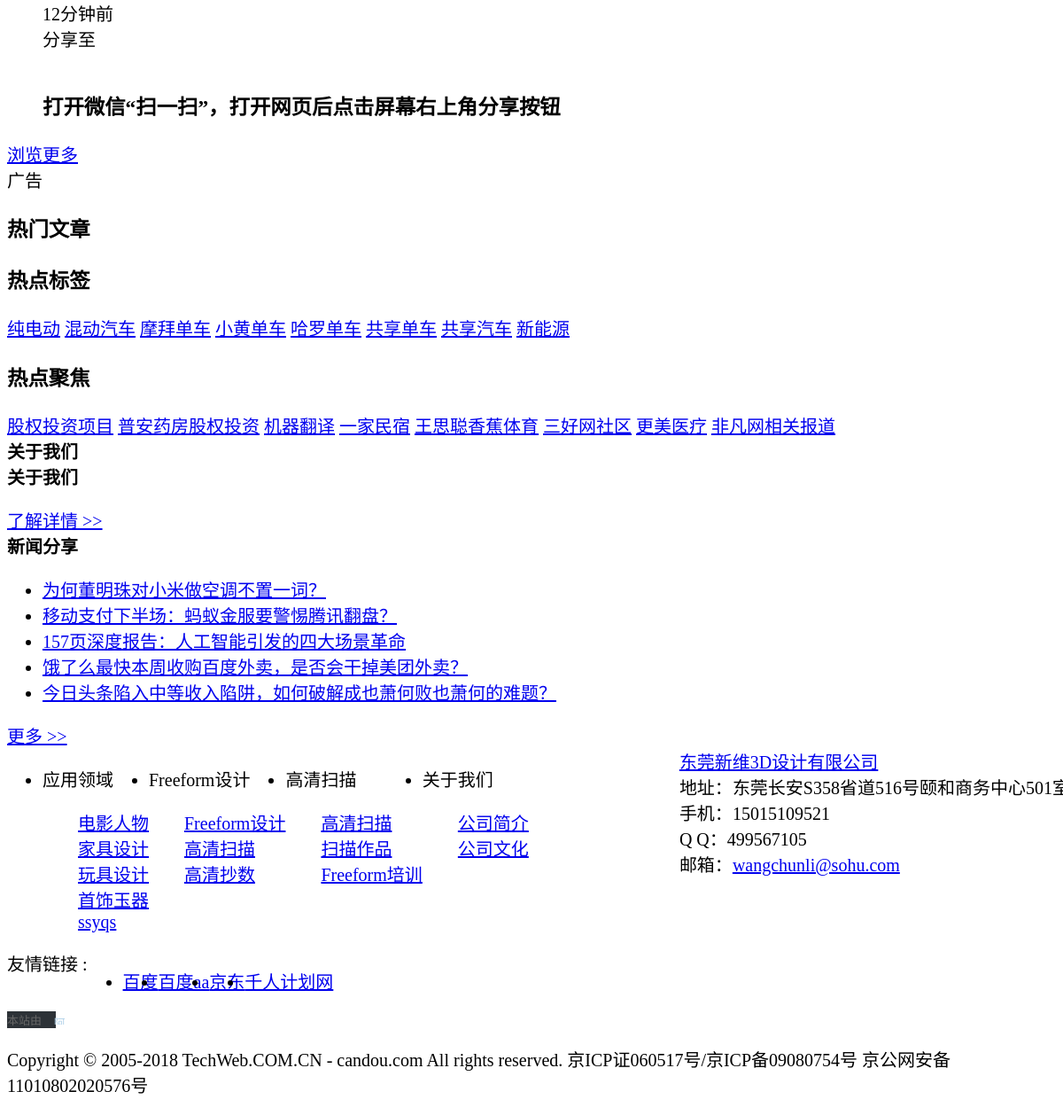
Before: / (lower part) with the older database file.
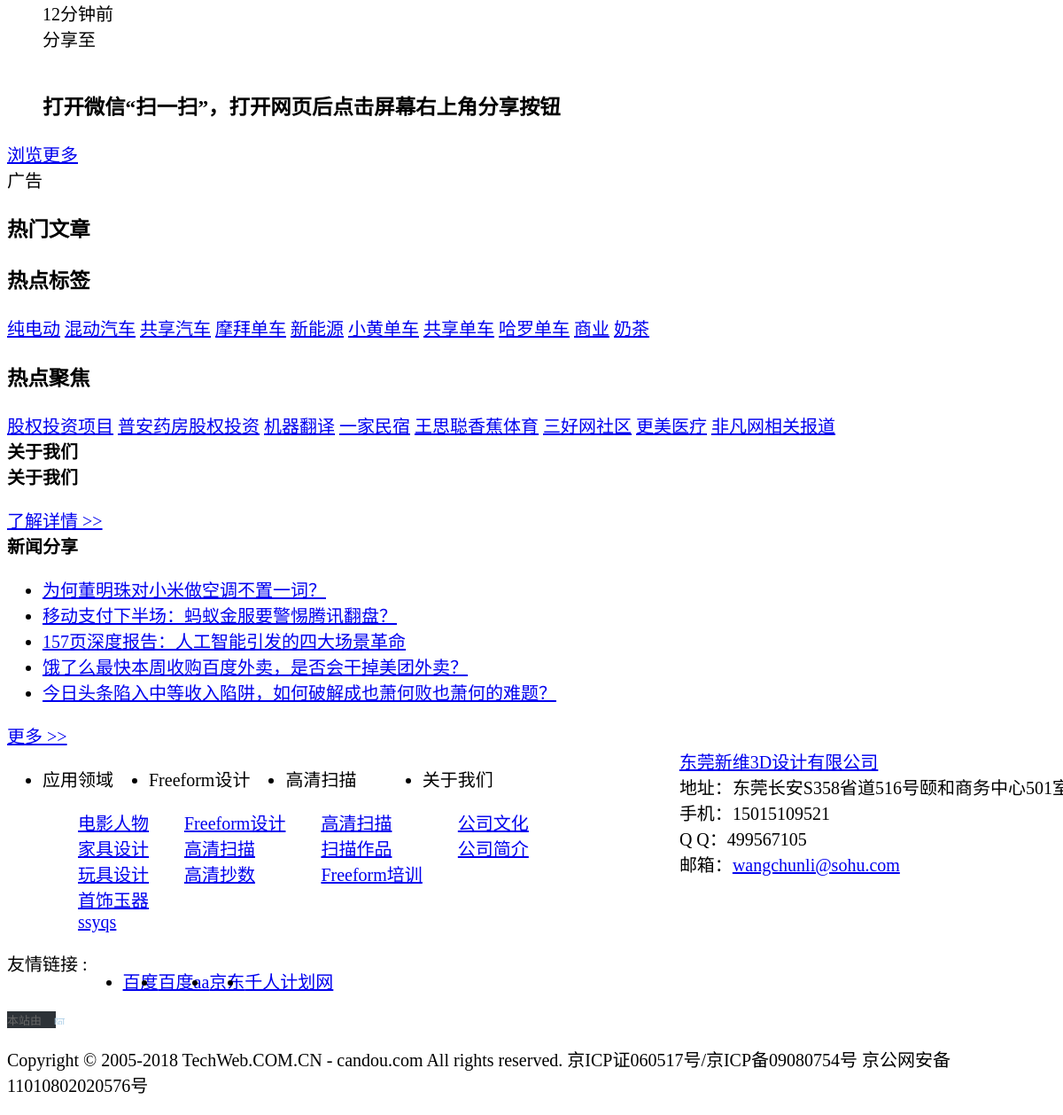
After: the same page with the newer database file.
### tables this page shows
CREATE TABLE `tab_term` (
  `id` int(10) unsigned NOT NULL AUTO_INCREMENT COMMENT 'ID',
  `name` varchar(50) NOT NULL DEFAULT '' COMMENT '分类名称',
  `englishName` varchar(50) DEFAULT NULL COMMENT '分类名称英文名',
  `slug` varchar(20) DEFAULT NULL COMMENT '分类访问URL',
  `taxonomy` varchar(32) NOT NULL DEFAULT '' COMMENT '分类类别',
  `description` text COMMENT '分类描述',
  `uid` int(10) NOT NULL DEFAULT '1' COMMENT '操作用户ID',
  `parent` int(10) NOT NULL DEFAULT '0' COMMENT '父类ID',
  `subclass` int(10) NOT NULL DEFAULT '0',
  `isHidden` enum('0','1') NOT NULL DEFAULT '0' COMMENT '状态：0有效，1无效',
  `count` int(10) NOT NULL DEFAULT '0' COMMENT '对应文章数',
  `views` int(10) DEFAULT '0' COMMENT '该分类被浏览次数',
  `sort` int(10) NOT NULL DEFAULT '0' COMMENT '排序',
  `banner` varchar(255) DEFAULT NULL COMMENT '对应Banner路径',
  `create_time` datetime DEFAULT NULL COMMENT '创建时间',
  `update_time` datetime DEFAULT NULL COMMENT '编辑时间',
  `lang` enum('en','cn') DEFAULT 'cn' COMMENT '语言标记：cn为中文;en为英文',
  PRIMARY KEY (`id`)
);

CREATE TABLE `tab_news` (
  `id` int(10) NOT NULL AUTO_INCREMENT COMMENT '编号',
  `term_id` smallint(5) NOT NULL DEFAULT '0' COMMENT '分类',
  `title` varchar(255) DEFAULT NULL COMMENT '产品标题',
  `ft_title` text COMMENT '分词标题(全文检索)',
  `from` varchar(30) DEFAULT '' COMMENT '来源',
  `author` varchar(30) DEFAULT '' COMMENT '作者',
  `tags` varchar(255) DEFAULT NULL COMMENT '标签',
  `keywords` varchar(255) DEFAULT NULL COMMENT '文章关键字',
  `content` longtext COMMENT '产品内容',
  `summary` text COMMENT '产品描述摘要',
  `isHidden` enum('0','1') NOT NULL DEFAULT '0' COMMENT '1标记为删除，0标记为正常',
  `views` int(10) NOT NULL DEFAULT '0' COMMENT '浏览次数',
  `is_commend` enum('0','1') NOT NULL DEFAULT '0' COMMENT '是否为推荐',
  `is_issue` enum('0','1') NOT NULL DEFAULT '0' COMMENT '是否发布:1为已发布; 0为待审核',
  `SEOKeywords` varchar(255) DEFAULT NULL COMMENT 'SEO关键词',
  `SEODescription` varchar(500) DEFAULT NULL COMMENT 'SEO描述',
  `thumb` varchar(255) DEFAULT NULL COMMENT '缩略图',
  `praises` int(10) NOT NULL DEFAULT '0' COMMENT '赞个数',
  `update_time` datetime DEFAULT NULL COMMENT '更新时间日期',
  `create_time` datetime DEFAULT NULL COMMENT '创建时间日期',
  `sort` int(10) NOT NULL DEFAULT '0' COMMENT '排序',
  `uid` int(10) DEFAULT NULL COMMENT '创建者ID',
  `lang` enum('en','cn') DEFAULT 'cn' COMMENT '语言标记：cn为中文;en为英文',
  PRIMARY KEY (`id`),
  FULLTEXT KEY `ft_title` (`ft_title`)
);

CREATE TABLE `tab_links` (
  `id` int(10) unsigned NOT NULL AUTO_INCREMENT,
  `link_term` smallint(5) NOT NULL DEFAULT '0',
  `link_type` varchar(20) DEFAULT '' COMMENT 'link为友情链接，indexNav导航链接',
  `link_parent` int(10) NOT NULL DEFAULT '0',
  `link_url` varchar(255) NOT NULL DEFAULT '' COMMENT '链接地址',
  `link_name` varchar(255) NOT NULL DEFAULT '' COMMENT '链接名称',
  `link_image` varchar(255) DEFAULT NULL COMMENT '链接图片路径(友情链接)',
  `link_target` enum('_blank','_self') NOT NULL DEFAULT '_self' COMMENT '链接打开目标',
  `link_description` varchar(255) DEFAULT '' COMMENT '链接描述',
  `link_sort` int(10) NOT NULL DEFAULT '0' COMMENT '排序',
  `isHidden` enum('0','1') NOT NULL DEFAULT '0' COMMENT '链接是否有效',
  `uid` int(10) unsigned NOT NULL DEFAULT '0' COMMENT '链接录入者',
  `create_time` datetime NOT NULL COMMENT '生成时间',
  `update_time` datetime DEFAULT NULL COMMENT '编辑时间',
  `lang` enum('en','cn') DEFAULT 'cn' COMMENT '语言标记：cn为中文;en为英文',
  PRIMARY KEY (`id`),
  KEY `link_visible` (`isHidden`)
);

### application/core/Fzhao_Controller.php (called while the page is built, shortened)
<?php
class Client_Controller extends My_Controller {
    public function view($path, $data = array()) {
        $this->load->model('default/home_model');
        $data['options'] = $this->common->getOptionsByOption_name('company');
        $data['links'] = $this->home_model->getLinks('link');
        $data['foot_mappings'] = array(
            'contactUs' => 'contact',
            'products' => 'products',
            'sheji' => 'sheji',
            'cases' => 'cases',
            'company' => 'company'
        );
        $data['foot_terms'] = $this->admin->getTermByTaxonomy(array('contactUs', 'products', 'sheji', 'cases', 'company'));
        $this->load->view('default/'.$path, $data);
    }
}

### application/controllers/Home.php (called while the page is built, shortened)
<?php
class Home extends Client_Controller {
    public function index() {
        $data = array();
        $data['carousels'] = $this->admin->getLinks();
        $news = $this->admin->getData(array(
            'fields' => 'a.id,a.title',
            'table' => 'news a',
            'conditions' => array('a.isHidden' => '0', 'a.lang' => _LANGUAGE_,'is_commend'=>'1','is_issue'=>'1'),
            '_order' => array(array('sort'=>'desc'),array('views'=>'desc'),array('id'=>'desc')),
            'limit' => array(5,0)
        ));
        $data['news'] = $news;
        $type = 'contact_about';
        $file = 'application/views/default/dynamic/' . _LANGUAGE_ . '_' . $type . '_htm_html.php';
        $data['about'] = '';
        if (file_exists($file)) {
            $about = str_replace('LWWEB_LWWEB_DEFAULT_URL', site_url(''), html_entity_decode(file_get_contents($file)));
            $data['about'] = trim(str_replace('&nbsp;','',strip_tags($about)));
        }
        $data['hotTags'] = $this->tag->get_hot_tags(10);
        $this->view('home',$data);
    }
}

### index.php (called while the page is built, shortened)
<?php
require_once BASEPATH.'core/CodeIgniter.php';

### application/core/Fzhao_Model.php (called while the page is built, shortened)
<?php
class Fzhao_Model extends CI_Model {
    public function getData($params) {
        $params = $this->_get_conditions($params);
        extract($params);
        if ($compiled) {
            $this->db->from($table);
        } else {
            $this->db->select($fields, ($escape === false ? false : true))->from($table);
        }
        if ($_conditions) {
            foreach ($_conditions as $item) {
                $this->db->where($item);
            }
        }
        if ($_order) {
            if (is_array($_order)) {
                foreach ($_order as $item) {
                    list($key, $value) = each($item);
                    $this->db->order_by($key, $value);
                }
            } else {
                $this->db->order_by($_order);
            }
        }
        if ($row) {
            return $this->db->get()->row_array();
        }
        if ($count) {
            return $this->db->count_all_results();
        }
        return $this->db->get()->result_array();
    }
    protected function _get_conditions($params) {
        $arr = array(
            'fields' => '*',
            'table' => '',
            'conditions' => '',
            '_conditions' => '',
            'limit' => '',
            'order' => '',
            '_order' => '',
            'join' => '',
            'count' => '',
            'concat' => '',
            'in' => '',
            'ins' => '',
            'not_ins' => '',
            'or' => '',
            'row' => '',
            'orders' => '',
            'group' => '',
            'like' => '',
            'likes' => '',
            'or_likes' => '',
            'where' => '',
            'distinct' => '',
            'having' => '',
            'having_bool' => '',
            'escape' => '',
            'assoc' => '',
            'compiled' => '',
        );
        return array_merge($arr, $params);
    }
    public function getTermByTaxonomy($taxonomy) {
        $_terms = $this->getData(array(
            'fields' => 'id,name,parent,slug,taxonomy,count',
            'table' => 'term',
            '_conditions' => array(array('isHidden' => '0'), array('lang' => _LANGUAGE_)),
            '_order' => array(array('parent' => 'asc'), array('sort' => 'desc')),
        ));
        $terms = $this->_get_term_trees($_terms, 0, 0);
        $newTerms = array();
        if($taxonomy && is_array($taxonomy)){
            foreach($taxonomy as $item){
                if(empty($terms[$item])){
                    continue;
                }
                $newTerms[$item] = $terms[$item];
            }
            return $newTerms;
        }
        return !empty($terms[$taxonomy])?$terms[$taxonomy]:array();
    }
    private function _get_term_trees($data, $pId, $deep) {
        $tree = array();
        foreach ($data as $v) {
            if ($v['parent'] != $pId) {
                continue;
            }
            $v['deep'] = $deep + 1;
            $v['childs'] = $this->_get_term_trees($data, $v['id'], $deep + 1);
            $index = $v['parent']==0?$v['taxonomy']:$v['id'];
            $tree[$index] = $v;
        }
        return $tree;
    }
}

### application/models/default/tag_model.php (called while the page is built, shortened)
<?php
class Tag_model extends Fzhao_Model {
    public function get_hot_tags($num = 10) {
        $tags = $this->getTermByTaxonomy('tags');
        $_hotTags = $this->_get_hot_tags($tags['childs']);
        $hotTags = array_sort($_hotTags, 'count', 'desc');
        return intval($num)?array_slice($hotTags,0,intval($num)):$hotTags;
    }
    private function _get_hot_tags($data) {
        static $tags = array();
        foreach ($data as $item) {
            $tag = array(
                'slug' => $item['slug'],
                'name' => $item['name'],
                'count' => $item['count'],
            );
            $tags[$item['id']] = $tag;
        }
        return $tags;
    }
}

### application/models/default/home_model.php (called while the page is built, shortened)
<?php
class Home_model extends Fzhao_Model {
    public function getLinks($type = 'indexPic') {
        $result = $this->getData(array(
            'fields' => 'link_url,link_name,link_image,link_target',
            'table' => 'links',
            '_conditions' => array(array('isHidden' => '0'), array('lang' => _LANGUAGE_), array('link_type' => $type)),
            '_order' => array(array('link_sort' => 'desc'), array('id' => 'desc'))
        ));
        return $result;
    }
}

### application/views/default/home.php (the view, shortened to what the rows shown need)
<?php include('header.php');?>
<?=css_url('home.css')?>
<div id="app">
    <div class="pagewrap">
        <div class="rightlib">
            <?php include('sidebar.php');?>
        </div>
    </div>
    <div class="h-aboutUs">
        <div class="container">
            <div class="mod-r">
                <div class="h-news">
                    <div class="bd">
                        <ul class="h-news-list">
                            <?php if($news){
                                foreach($news as $item){?>
                                <li><a href="/news/info/<?=$item['id']?>.html"><?=$item['title']?></a></li>
                            <?php    }
                            }?>
                        </ul>
                    </div>
                </div>
            </div>
        </div>
    </div>
</div>
<?php include('footer.php');?>

### application/views/default/sidebar.php (shortened to what the rows shown need)
<div class="hot_tag_right pad_inner">
    <div class="inner_con am-cf">
        <?php if($hotTags){
            foreach($hotTags as $item){?>
            <a class="kr-tag-blue" target="_blank" href="<?=site_url('/tag/'.$item['slug'].'.html')?>"><?=$item['name']?></a>
        <?php }
        }?>
    </div>
</div>

### application/views/default/footer.php (shortened to what the rows shown need)
	<footer>
	    <div class="f_top">
	        <div class="main">
	            <div class="f_sub clear_both">
	                <div class="f_nav fl">
	                    <ul class="clear_both">
	                    	<?php if($foot_terms){
	                    		foreach($foot_terms as $items){?>
	                        <li class="fl">
	                            <div class="title">
	                                <?=$items['name']?>
	                            </div>
	                            <dl>
	                            	<?php if(!empty($items['childs'])){
	                    				foreach($items['childs'] as $item){?>
	                            	<dd>
	                                    <a href="<?=!empty($foot_mappings[$items['taxonomy']])?'/'.$foot_mappings[$items['taxonomy']].(in_array($foot_mappings[$items['taxonomy']], array('contact','company','sheji'))?'/info/':'/sort/').$item['slug']:'/'?>" title="<?=$item['name']?>"><?=$item['name']?></a>
	                                </dd>
	                                <?php }}?>
	                            </dl>
	                        </li>
	                        <?php }}?>
	                    </ul>
	                </div>
	            </div>
	            <?php if($links){?>
	            <div class="link clear_both">
	                <div class="l_rab fl">
	                    <ul class="clear_both">
	                    	<?php foreach($links as $item){?>
	                    	<li class="fl">
	                            <a href="<?=$item['link_url']?>" target="<?=$item['link_target']?$item['link_target']:'_blank'?>"><?=$item['link_name']?></a>
	                        </li>
	                        <?php }?>
	                    </ul>
	                </div>
	            </div>
	            <?php }?>
	        </div>
	    </div>
	</footer>
	</body>
</html>

Changed rows visible on the page:
changed tab_term "共享汽车": moves up the list
changed tab_term "新能源": moves up the list
changed tab_term "共享单车": moves down the list
added tab_term: name "商业", shown under "热点标签"
added tab_term: name "奶茶", shown under "热点标签"
shown differently, row unchanged: tab_term "公司文化": moves up the list
